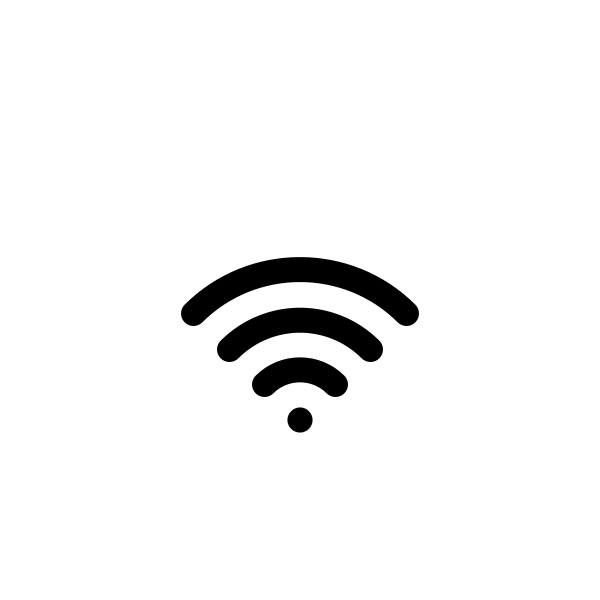
Frame 1 (no input)
Frame 60 (the mouse pressed at the canvas centre just before this capture): identical to frame 1, image omitted
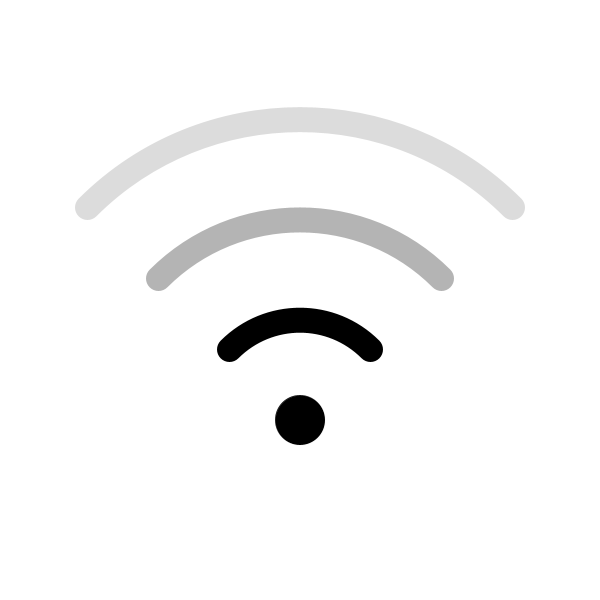
Frame 120 (the mouse held since frame 60 and released just before this capture)

The Processing sketch that drew these frames (run headless with seeded random() and noise(); from frame 60 on, the mouse is pressed at the canvas centre):

// Processing sketch: Wi_fi
// ── Wi_fi.pde
int b, c, d, e = 0;
int r = 50;

void setup() {
  size(600, 600);
}

void draw() {
  background(255);
  desenhaWifi();
  eventX();
  eventY();
}

void desenhaWifi() {
  fill(b);
  strokeWeight(0);
  ellipse(0.5*width, 0.7*height, 0.5*r, 0.5*r);
  noFill();
  strokeWeight(25);
  stroke(c);  
  arc(0.5*width, 0.7*height, 2*r, 2*r, 5*PI/4, 7*PI/4);
  stroke(d);
  arc(0.5*width, 0.7*height, 4*r, 4*r, 5*PI/4, 7*PI/4);
  stroke(e);
  arc(0.5*width, 0.7*height, 6*r, 6*r, 5*PI/4, 7*PI/4);
}

void eventY() {
  if (mouseY > 0.25*height) {
    e = 220;
  } else { 
    e = 0;
  }
  if (mouseY > 0.375*height) {
    d = 180;
  } else {
    d = 0;
  }
  if (mouseY > 0.5*height) {
    c = 140;
  } else {
    c = 0;
  }
  if (mouseY > 0.625*height) {
    b = 100;
  } else {
    b = 0;
  }
}

void eventX() {
  r = mouseX/3;
  if(r > 120) r = 120;
  if(r < 50) r = 50;
}
